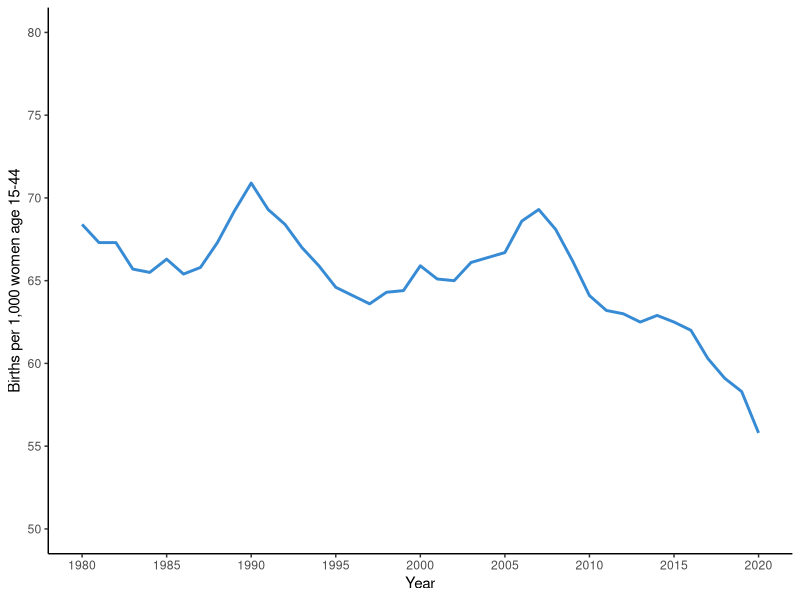
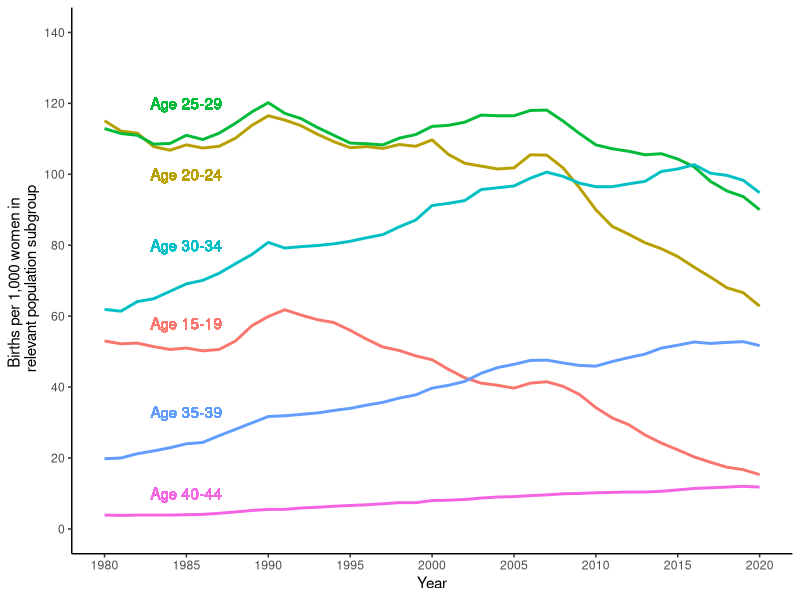
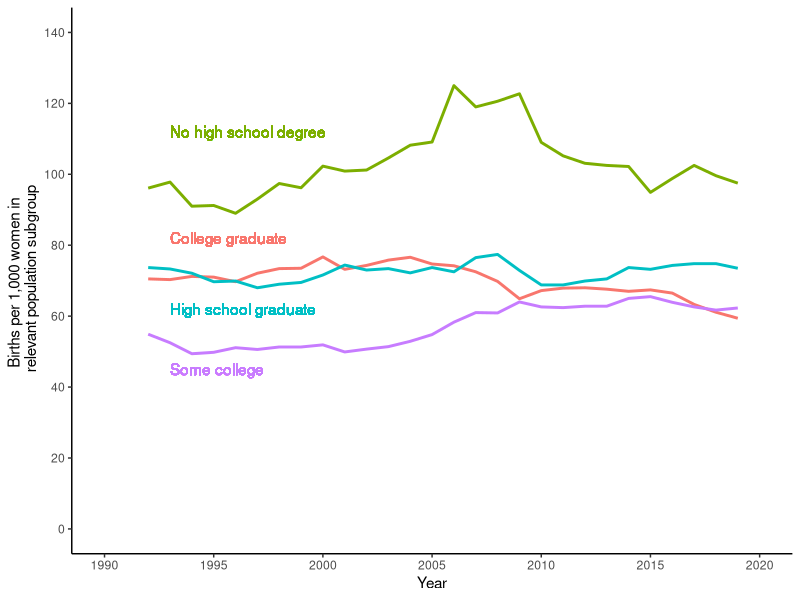
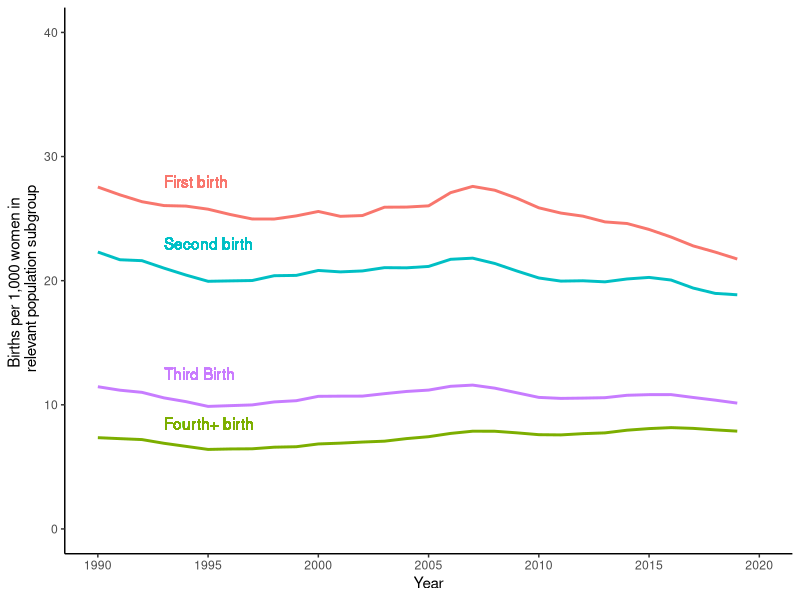
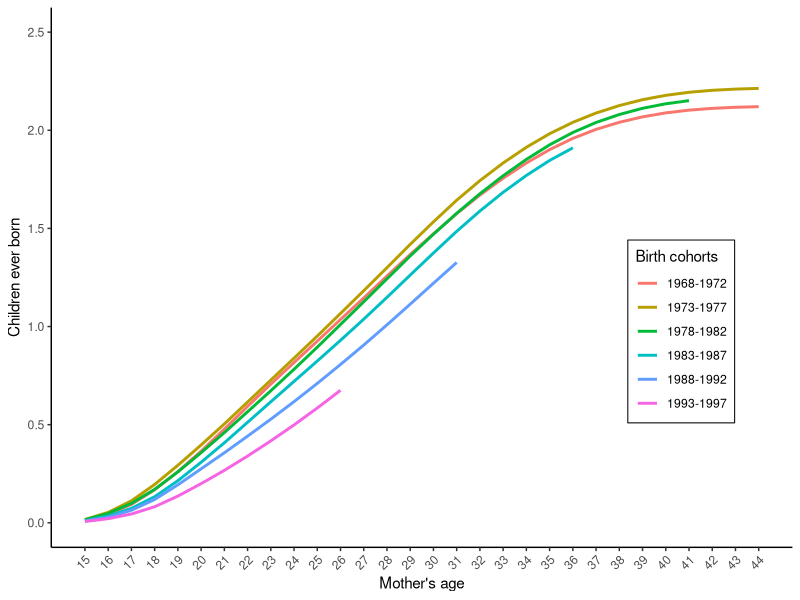

Write the R code that produced these figures, in order.
#### Preamble ####
# Purpose: Replication of figures in the original paper
# Author: Aaron Xiaozhou Liu, Jimmy Luc, Maroosh Gillani
# Date: 12 February 2024
# Contact: maroosh.gillani@mail.utoronto.ca, aaronxiaozhou.liu@mail.utoronto.ca, jimmy.luc@mail.utoronto.ca
# License: MIT
# Pre-requisites: Must have data downloaded


#### Workspace setup ####

library(tidyverse)
library(dplyr)
library(ggplot2)
library(here)
library(haven)

#### Load data ####

### Figure 1 ###
# acquire figure 1 data from fig_1.csv
fig_1_data <- 
  read.csv(file=here("data/fig_1.csv"))

# replicate figure 1 from the original paper
fig_1_data %>% ggplot(aes(x = year, y = brate_all)) +
  geom_line(color = "#378bd4", size = 1) +
  labs(x = "Year", y = "Births per 1,000 women age 15-44") +
  scale_y_continuous(limits = c(50,80), breaks = seq(50, 80, by = 5)) +
  scale_x_continuous(limits = c(1980,2020), breaks = seq(1980, 2020, by = 5)) +
  theme_classic()

### Figure 2 ###
## Figure 2a ##
# acquire figure 2a data from figs_2a_2b.csv
fig_2a_data <-
  read.csv(file=here("data/figs_2a_2b.csv"))

fig_2a_data <- fig_2a_data %>% select(year, brate_1519, brate_2024, brate_2529, brate_3034, brate_3539, brate_4044)

fig_2a_data_long <- fig_2a_data %>%
  pivot_longer(cols = -year, names_to = "Age_Group", values_to = "Birth_Rate")

# replicate figure 2a from the original paper
fig_2a_data_long %>% ggplot(aes(x = year, y = Birth_Rate, color = Age_Group)) +
  geom_line(size = 1) +
  labs(x = "Year", y = "Births per 1,000 women in \n relevant population subgroup", color = "Age Group") +
  scale_y_continuous(limits = c(0, 140), breaks = seq(0, 150, by = 20)) +
  scale_x_continuous(limits = c(1980, 2020), breaks = seq(1980, 2020, by = 5)) +
  geom_text(aes(x = 1985, y = 120), label = "Age 25-29", color = "#00ba38") +
  geom_text(aes(x = 1985, y = 100), label = "Age 20-24", color = "#b79f00") +
  geom_text(aes(x = 1985, y = 80), label = "Age 30-34", color = "#00bfc4") +
  geom_text(aes(x = 1985, y = 58), label = "Age 15-19", color = "#f8766d") +
  geom_text(aes(x = 1985, y = 33), label = "Age 35-39", color = "#619cff") +
  geom_text(aes(x = 1985, y = 10), label = "Age 40-44", color = "#f564e3") +
  theme_classic() +
  theme(legend.position = "none")

## Figure 2d ##
# acquire figure 2d data from figs_1_2_3.csv
fig_2d_data <-
  read.csv(file=here("data/figs_1_2_3.csv"))

fig_2d_data <- fig_2d_data %>% select(year, brate_hsdropout,	brate_hsgrad,	brate_somecol,	brate_colgrad)

fig_2d_data <- na.omit(fig_2d_data)

fig_2d_data_long <- fig_2d_data %>%
  pivot_longer(cols = -year, names_to = "Education_Level", values_to = "Birth_Rate")

# replicate figure 2d from the original paper
fig_2d_data_long %>% ggplot(aes(x = year, y = Birth_Rate, color = Education_Level)) +
  geom_line(size = 1) +
  labs(x = "Year", y = "Births per 1,000 women in \n relevant population subgroup", color = "Education Level") +
  scale_y_continuous(limits = c(0, 140), breaks = seq(0, 150, by = 20)) +
  scale_x_continuous(limits = c(1990, 2020), breaks = seq(1990, 2020, by = 5)) +
  geom_text(aes(x = 1993, y = 112), label = "No high school degree", color = "#7cae00", hjust = 0) +
  geom_text(aes(x = 1993, y = 82), label = "College graduate", color = "#f8766d", hjust = 0) +
  theme_classic() +
  geom_text(aes(x = 1993, y = 62), label = "High school graduate", color = "#00bfc4", hjust = 0) +
  geom_text(aes(x = 1993, y = 45), label = "Some college", color = "#c77cff", hjust = 0) +
  theme_classic() +
  theme(legend.position = "none")

## Figure 2f ##
# acquire figure 2f data from NCHS Natality Microdata's nchs_births_pop_1990_2019.dta and SEER's age_race_comp_seer.dta
nchs_births_data <- read_dta(here("data/nchs_births_pop_1990_2019.dta"))
seer_data <- read_dta(here("data/age_race_comp_seer.dta"))

merged_data <- merge(nchs_births_data, seer_data, by = c("stname", "year"))

merged_data <- merged_data %>%
  mutate(
    brate_firstbirth = merged_data$numbirth_firstbirth / merged_data$pop1544 * 1000,
    brate_secondbirth = merged_data$numbirth_secondbirth / merged_data$pop1544 * 1000,
    brate_thirdbirth = merged_data$numbirth_thirdbirth / merged_data$pop1544 * 1000,
    brate_fourthbirth = merged_data$numbirth_fourthbirth / merged_data$pop1544 * 1000
  ) %>%
  select(year, starts_with("brate_"))

merged_data_long <- merged_data %>%
  pivot_longer(cols = -year, names_to = "Parity", values_to = "Birth_Rate")

# replicate figure 2f from the original paper
merged_data_long %>% ggplot(aes(x = year, y = round(Birth_Rate, digits = 1), color = Parity)) +
  geom_line(size = 1, stat = "summary", fun = mean) +
  labs(x = "Year", y = "Births per 1,000 women in \n relevant population subgroup", color = "Parity") +
  scale_y_continuous(limits = c(0, 40), breaks = seq(0, 40, by = 10)) +
  scale_x_continuous(limits = c(1990, 2020), breaks = seq(1990, 2020, by = 5)) +
  geom_text(aes(x = 1993, y = 28), label = "First birth", color = "#f8766d", hjust = 0) +
  geom_text(aes(x = 1993, y = 23), label = "Second birth", color = "#00bfc4", hjust = 0) +
  geom_text(aes(x = 1993, y = 12.5), label = "Third Birth", color = "#c77cff", hjust = 0) +
  geom_text(aes(x = 1993, y = 8.5), label = "Fourth+ birth", color = "#7cae00", hjust = 0) +
  theme_classic() +
  theme(legend.position = "none")

### Figure 5 ###
# acquire figure 5 data from CDC SEER's agecomp-seer.dta
seer_cohort_data <- 
  read_dta(here("data/agecomp-seer.dta"))

nchs_cohort_data <- 
  read_dta(here("data/nchs_cohort_analysis.dta"))

# code to replicate figure 5 from: https://github.com/KCtt457/us-birth-rates-decline
# Process population data to aggregate by cohort
fig5_pop_data1 <- seer_cohort_data %>%
  select(1:32) %>%
  select(-c(stname)) %>%
  group_by(year) %>%
  summarise(across(everything(),sum)) # https://stackoverflow.com/questions/1660124/how-to-sum-a-variable-by-group

fig5_pop_data1 <- fig5_pop_data1 %>%
  pivot_longer(-c(year), names_to = "mage", values_to = "pop")

fig5_pop_data1 <- fig5_pop_data1 %>%
  mutate(mage = as.numeric(str_replace(mage, "fem", ""))) %>%
  mutate(cohort = year - mage) %>%
  mutate(cohort2 = case_when(cohort >= 1968 & cohort <=1972 ~ 1,
                             cohort >= 1973 & cohort <=1977 ~ 2,
                             cohort >= 1978 & cohort <=1982 ~ 3,
                             cohort >= 1983 & cohort <=1987 ~ 4,
                             cohort >= 1988 & cohort <=1992 ~ 5,
                             cohort >= 1993 & cohort <=1997 ~ 6))

fig5_pop_data1 <- na.omit(fig5_pop_data1)
fig5_pop_data1 <- fig5_pop_data1 %>%
  group_by(cohort2, mage) %>%
  summarise(pop = sum(pop))

# Join dataframes for population and birth data
nchs_cohort_data <- full_join(nchs_cohort_data, fig5_pop_data1, by=c("mage", "cohort2")) %>%
  mutate(cohort_years = case_when(cohort2 == 1 ~ "1968-1972",
                                  cohort2 == 2 ~ "1973-1977",
                                  cohort2 == 3 ~ "1978-1982",
                                  cohort2 == 4 ~ "1983-1987",
                                  cohort2 == 5 ~ "1988-1992",
                                  cohort2 == 6 ~ "1993-1997"))

# replicate figure 5 from the original paper
# Calculate birth rates
nchs_cohort_data <- nchs_cohort_data %>%
  mutate(brate=numbirth/pop*1000,
         age_20_24_year = case_when(cohort2 == 1 ~ 1992,
                                    cohort2 == 2 ~ 1997,
                                    cohort2 == 3 ~ 2002,
                                    cohort2 == 4 ~ 2007,
                                    cohort2 == 5 ~ 2012,
                                    cohort2 == 6 ~ 2017)
  )

# Calculate cumulative birth rates for each cohort
nchs_cohort_data <- nchs_cohort_data %>%
  group_by(cohort2) %>%
  mutate(cum_brate = cumsum(brate)/1000, 
         cohort_years = case_when(cohort2 == 1 ~ "1968-1972",
                                  cohort2 == 2 ~ "1973-1977",
                                  cohort2 == 3 ~ "1978-1982",
                                  cohort2 == 4 ~ "1983-1987",
                                  cohort2 == 5 ~ "1988-1992",
                                  cohort2 == 6 ~ "1993-1997")) 
# Make plot (Figure 5 replication)
nchs_cohort_data %>%
  ggplot(aes(x = mage,
             y = cum_brate,
             color = cohort_years)) +
  geom_line(size = 1) +
  labs(x = "Mother's age", y = "Children ever born", color = "Birth cohorts") +
  scale_y_continuous(limits=c(0, 2.5), breaks=seq(0, 2.5, by = .5)) +
  scale_x_continuous(limits=c(15, 44), breaks=seq(15, 44, by = 1)) +
  theme_classic() + 
  theme(legend.background = element_blank(), legend.box.background = element_rect(), legend.position = c(0.85,0.4), axis.text.x = element_text(angle = 45, hjust = 1))

